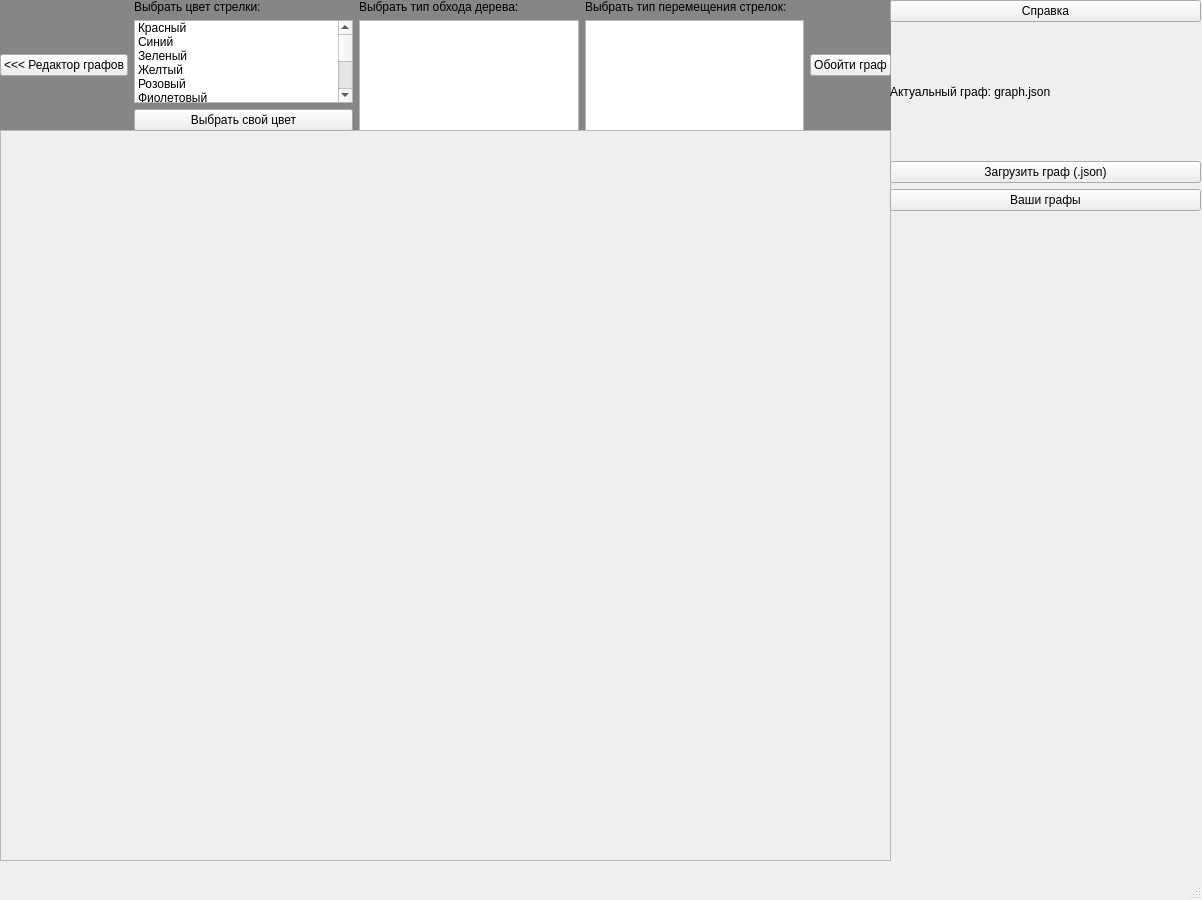
<?xml version="1.0" encoding="UTF-8"?>
<ui version="4.0">
 <class>MainWindow</class>
 <widget class="QMainWindow" name="MainWindow">
  <property name="geometry">
   <rect>
    <x>0</x>
    <y>0</y>
    <width>1202</width>
    <height>900</height>
   </rect>
  </property>
  <property name="windowTitle">
   <string>MainWindow</string>
  </property>
  <widget class="QWidget" name="centralwidget">
   <widget class="QStackedWidget" name="StackedWidget">
    <property name="geometry">
     <rect>
      <x>-10</x>
      <y>0</y>
      <width>901</width>
      <height>861</height>
     </rect>
    </property>
    <property name="styleSheet">
     <string notr="true">QStackedWidget {
	background-color: rgb(134, 134, 134)
}</string>
    </property>
    <property name="currentIndex">
     <number>1</number>
    </property>
    <widget class="QWidget" name="First_Page">
     <widget class="QScrollArea" name="ScrollArea">
      <property name="geometry">
       <rect>
        <x>10</x>
        <y>130</y>
        <width>891</width>
        <height>731</height>
       </rect>
      </property>
      <property name="widgetResizable">
       <bool>true</bool>
      </property>
      <widget class="QWidget" name="ScrollAreaWidgets">
       <property name="geometry">
        <rect>
         <x>0</x>
         <y>0</y>
         <width>889</width>
         <height>729</height>
        </rect>
       </property>
      </widget>
     </widget>
     <widget class="QWidget" name="horizontalLayoutWidget_2">
      <property name="geometry">
       <rect>
        <x>10</x>
        <y>0</y>
        <width>891</width>
        <height>131</height>
       </rect>
      </property>
      <layout class="QHBoxLayout" name="FP_HorizontalLayout">
       <item>
        <layout class="QVBoxLayout" name="FP_VerticalLayout1">
         <item>
          <widget class="QPushButton" name="FP_VL1_PushButton">
           <property name="text">
            <string>&lt;&lt;&lt; Алгоритмизация графов</string>
           </property>
          </widget>
         </item>
        </layout>
       </item>
       <item>
        <layout class="QVBoxLayout" name="FP_VerticalLayout3">
         <item>
          <widget class="QPushButton" name="FP_VP3_PushButton1">
           <property name="text">
            <string>Пример правильного графа</string>
           </property>
          </widget>
         </item>
         <item>
          <widget class="QPushButton" name="FP_VP3_PushButton2">
           <property name="text">
            <string>Проверить граф</string>
           </property>
          </widget>
         </item>
        </layout>
       </item>
       <item>
        <layout class="QVBoxLayout" name="FP_VerticalLayout2">
         <item>
          <widget class="QLineEdit" name="FP_VP2_LineEdit">
           <property name="text">
            <string/>
           </property>
           <property name="placeholderText">
            <string>Название элемента графа</string>
           </property>
           <property name="clearButtonEnabled">
            <bool>true</bool>
           </property>
          </widget>
         </item>
         <item>
          <widget class="QPushButton" name="FP_VP2_PushButton">
           <property name="text">
            <string>Создать элемент графа</string>
           </property>
          </widget>
         </item>
        </layout>
       </item>
      </layout>
     </widget>
    </widget>
    <widget class="QWidget" name="Second_Page">
     <widget class="QScrollArea" name="ScrollAreaWidgets_2">
      <property name="geometry">
       <rect>
        <x>10</x>
        <y>130</y>
        <width>891</width>
        <height>731</height>
       </rect>
      </property>
      <property name="widgetResizable">
       <bool>true</bool>
      </property>
      <widget class="QWidget" name="scrollAreaWidgetContents_3">
       <property name="geometry">
        <rect>
         <x>0</x>
         <y>0</y>
         <width>889</width>
         <height>729</height>
        </rect>
       </property>
      </widget>
     </widget>
     <widget class="QWidget" name="horizontalLayoutWidget">
      <property name="geometry">
       <rect>
        <x>10</x>
        <y>0</y>
        <width>891</width>
        <height>131</height>
       </rect>
      </property>
      <layout class="QHBoxLayout" name="SP_HorizontalLayout">
       <item>
        <layout class="QVBoxLayout" name="SP_HL_VL_VertIcaLayout1">
         <item>
          <widget class="QPushButton" name="SP_HL_VL_VL_PushButton">
           <property name="enabled">
            <bool>true</bool>
           </property>
           <property name="text">
            <string>&lt;&lt;&lt; Редактор графов</string>
           </property>
          </widget>
         </item>
        </layout>
       </item>
       <item>
        <layout class="QHBoxLayout" name="SP_HL_HorizontalLayout">
         <item>
          <layout class="QVBoxLayout" name="SP_HL_HL_VerticalLayout">
           <item>
            <widget class="QLabel" name="SP_HL_HL_VL1_Label">
             <property name="text">
              <string>Выбрать цвет стрелки:</string>
             </property>
            </widget>
           </item>
           <item>
            <widget class="QListWidget" name="SP_HL_HL_VL1_ListWidget">
             <item>
              <property name="text">
               <string>Красный</string>
              </property>
             </item>
             <item>
              <property name="text">
               <string>Синий</string>
              </property>
             </item>
             <item>
              <property name="text">
               <string>Зеленый</string>
              </property>
             </item>
             <item>
              <property name="text">
               <string>Желтый </string>
              </property>
             </item>
             <item>
              <property name="text">
               <string>Розовый</string>
              </property>
             </item>
             <item>
              <property name="text">
               <string>Фиолетовый</string>
              </property>
             </item>
             <item>
              <property name="text">
               <string>Голубой</string>
              </property>
             </item>
             <item>
              <property name="text">
               <string>Пурпурный</string>
              </property>
             </item>
             <item>
              <property name="text">
               <string>Салатовый</string>
              </property>
             </item>
             <item>
              <property name="text">
               <string>Коричневый</string>
              </property>
             </item>
            </widget>
           </item>
           <item>
            <widget class="QPushButton" name="SP_HL_HL_VL1_ChangeColorBtn">
             <property name="text">
              <string>Выбрать свой цвет</string>
             </property>
            </widget>
           </item>
          </layout>
         </item>
         <item>
          <layout class="QVBoxLayout" name="SP_HL_HL_VerticalLayout3">
           <item>
            <widget class="QLabel" name="SP_HL_HL_VL3_Label">
             <property name="text">
              <string>Выбрать тип обхода дерева:</string>
             </property>
            </widget>
           </item>
           <item>
            <widget class="QListWidget" name="SP_HL_HL_VL3_ListWidget"/>
           </item>
          </layout>
         </item>
         <item>
          <layout class="QVBoxLayout" name="SP_HL_HL_VerticalLayout_2">
           <item>
            <widget class="QLabel" name="SP_HL_HL_VL2_Label">
             <property name="text">
              <string>Выбрать тип перемещения стрелок:</string>
             </property>
            </widget>
           </item>
           <item>
            <widget class="QListWidget" name="SP_HL_HL_VL2_ListWidget"/>
           </item>
          </layout>
         </item>
        </layout>
       </item>
       <item>
        <layout class="QVBoxLayout" name="SP_HL_VL_VerticalLayout2">
         <item>
          <widget class="QPushButton" name="SP_HL_VL_VL2_PushButton">
           <property name="text">
            <string>Обойти граф</string>
           </property>
          </widget>
         </item>
        </layout>
       </item>
      </layout>
     </widget>
    </widget>
   </widget>
   <widget class="QWidget" name="verticalLayoutWidget_3">
    <property name="geometry">
     <rect>
      <x>890</x>
      <y>0</y>
      <width>311</width>
      <height>211</height>
     </rect>
    </property>
    <layout class="QVBoxLayout" name="VerticalLayout1">
     <item>
      <widget class="QPushButton" name="Info">
       <property name="enabled">
        <bool>true</bool>
       </property>
       <property name="cursor">
        <cursorShape>ArrowCursor</cursorShape>
       </property>
       <property name="text">
        <string>Справка</string>
       </property>
      </widget>
     </item>
     <item>
      <widget class="QLabel" name="VP_Label">
       <property name="text">
        <string>Актуальный граф: graph.json</string>
       </property>
      </widget>
     </item>
     <item>
      <widget class="QPushButton" name="VP_UploadGraphButton">
       <property name="text">
        <string>Загрузить граф (.json)</string>
       </property>
      </widget>
     </item>
     <item>
      <widget class="QPushButton" name="VP_PushButton1">
       <property name="text">
        <string>Ваши графы</string>
       </property>
      </widget>
     </item>
    </layout>
   </widget>
   <widget class="QWidget" name="verticalLayoutWidget_8">
    <property name="geometry">
     <rect>
      <x>890</x>
      <y>210</y>
      <width>311</width>
      <height>651</height>
     </rect>
    </property>
    <layout class="QVBoxLayout" name="VerticalLayout2"/>
   </widget>
  </widget>
  <widget class="QMenuBar" name="menubar">
   <property name="geometry">
    <rect>
     <x>0</x>
     <y>0</y>
     <width>1202</width>
     <height>21</height>
    </rect>
   </property>
  </widget>
  <widget class="QStatusBar" name="statusbar"/>
 </widget>
 <resources/>
 <connections/>
</ui>
